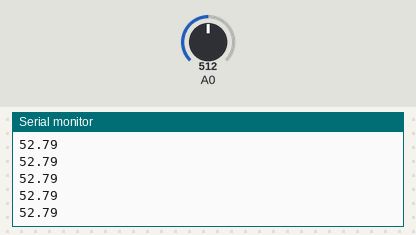
Simulated run of this sketch. Board: Arduino Uno, built with avr-gcc and run on an emulated ATmega328P. Shown: the last lines printed to the serial monitor. Inputs (shaded band) come from the test bench; at power-on: A0 = 512.

Above: at 1.2 s.
1.3 s: A0 set to 716
At 1.68 s:
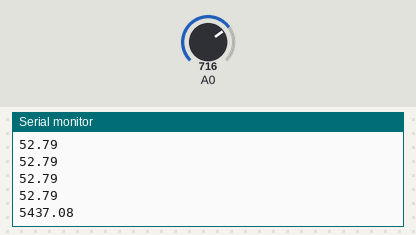
2.8 s: A0 set to 900
At 2.94 s:
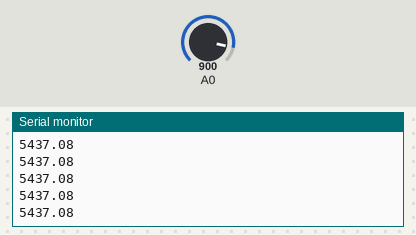
Timing chart, 0 to 5.8 s (numbered marks = the images above; inputs shaded):
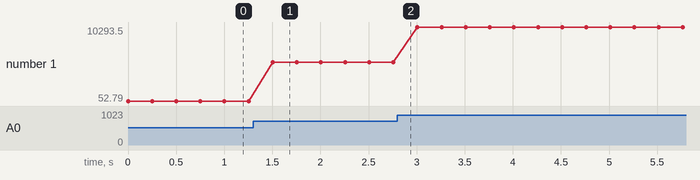

Measured:
- after the input at 1.3 s, the serial monitor: prints a new line after 0.20 s (image 1)
- plotted number 1: 52.79 → 5437.08 after the input at 1.3 s, 5437.08 → 10293.5 after the input at 2.8 s

The sketch:

current_check.ino
```cpp
int value;
float amp;   //암페어줄인

void setup() {
 Serial.begin(9600);
 pinMode(A0,INPUT);

}

void loop() {
  value = analogRead(A0);
  amp = (((value-510)*5/0.185)/1024)*1000;; //515는 초기전압값 평균낸거 이후 x5/1024를 해줘서 전압값으로 변경해줌.
  Serial.println(amp);
  delay(250);

}
```
